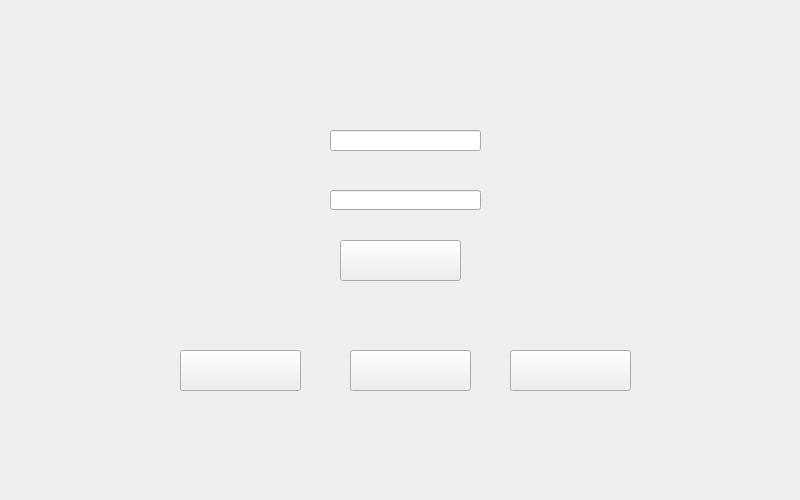
<?xml version="1.0" encoding="UTF-8"?>
<ui version="4.0">
 <class>Form</class>
 <widget class="QWidget" name="Form">
  <property name="geometry">
   <rect>
    <x>0</x>
    <y>0</y>
    <width>800</width>
    <height>500</height>
   </rect>
  </property>
  <property name="windowTitle">
   <string>Form</string>
  </property>
  <widget class="QLabel" name="label">
   <property name="geometry">
    <rect>
     <x>300</x>
     <y>10</y>
     <width>211</width>
     <height>81</height>
    </rect>
   </property>
   <property name="text">
    <string/>
   </property>
   <property name="pixmap">
    <pixmap>../GUIimage/logo.jpg</pixmap>
   </property>
   <property name="scaledContents">
    <bool>true</bool>
   </property>
  </widget>
  <widget class="QLabel" name="label_2">
   <property name="geometry">
    <rect>
     <x>310</x>
     <y>120</y>
     <width>191</width>
     <height>41</height>
    </rect>
   </property>
   <property name="text">
    <string/>
   </property>
   <property name="pixmap">
    <pixmap>../GUIimage/uinput.png</pixmap>
   </property>
   <property name="scaledContents">
    <bool>true</bool>
   </property>
  </widget>
  <widget class="QLabel" name="label_3">
   <property name="geometry">
    <rect>
     <x>310</x>
     <y>180</y>
     <width>191</width>
     <height>41</height>
    </rect>
   </property>
   <property name="text">
    <string/>
   </property>
   <property name="pixmap">
    <pixmap>../GUIimage/uinput.png</pixmap>
   </property>
   <property name="scaledContents">
    <bool>true</bool>
   </property>
  </widget>
  <widget class="QPushButton" name="pushButton">
   <property name="geometry">
    <rect>
     <x>340</x>
     <y>240</y>
     <width>121</width>
     <height>41</height>
    </rect>
   </property>
   <property name="styleSheet">
    <string notr="true">border-image: url(:/GUIimage/Login.png);</string>
   </property>
   <property name="text">
    <string/>
   </property>
  </widget>
  <widget class="QPushButton" name="pushButton_2">
   <property name="geometry">
    <rect>
     <x>180</x>
     <y>350</y>
     <width>121</width>
     <height>41</height>
    </rect>
   </property>
   <property name="styleSheet">
    <string notr="true">border-image: url(:/GUIimage/Retry.png);</string>
   </property>
   <property name="text">
    <string/>
   </property>
  </widget>
  <widget class="QPushButton" name="pushButton_3">
   <property name="geometry">
    <rect>
     <x>350</x>
     <y>350</y>
     <width>121</width>
     <height>41</height>
    </rect>
   </property>
   <property name="styleSheet">
    <string notr="true">border-image: url(:/GUIimage/Back.png);</string>
   </property>
   <property name="text">
    <string/>
   </property>
  </widget>
  <widget class="QPushButton" name="pushButton_4">
   <property name="geometry">
    <rect>
     <x>510</x>
     <y>350</y>
     <width>121</width>
     <height>41</height>
    </rect>
   </property>
   <property name="styleSheet">
    <string notr="true">border-image: url(:/GUIimage/Exit.png);</string>
   </property>
   <property name="text">
    <string/>
   </property>
  </widget>
  <widget class="QLineEdit" name="lineEdit">
   <property name="geometry">
    <rect>
     <x>330</x>
     <y>130</y>
     <width>151</width>
     <height>21</height>
    </rect>
   </property>
  </widget>
  <widget class="QLineEdit" name="lineEdit_2">
   <property name="geometry">
    <rect>
     <x>330</x>
     <y>190</y>
     <width>151</width>
     <height>20</height>
    </rect>
   </property>
  </widget>
 </widget>
 <resources/>
 <connections/>
</ui>
